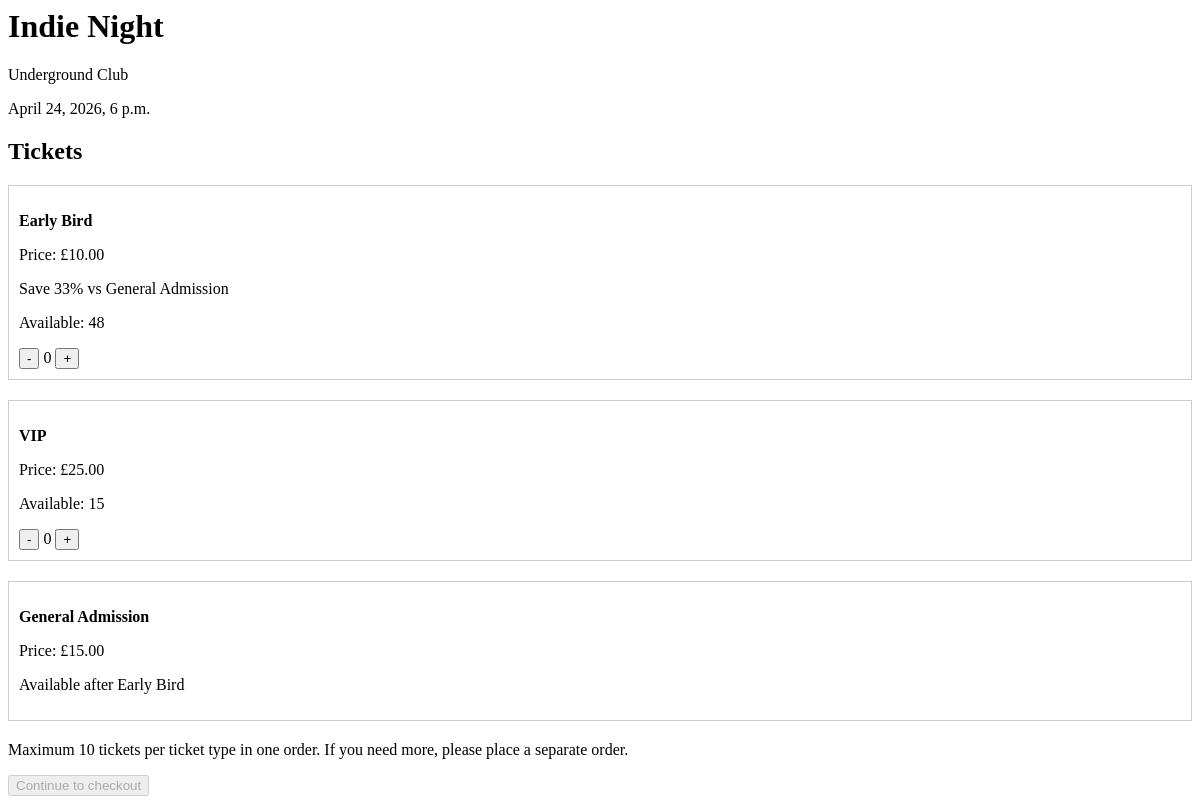
/event/1/, run on an earlier commit of the app's database.
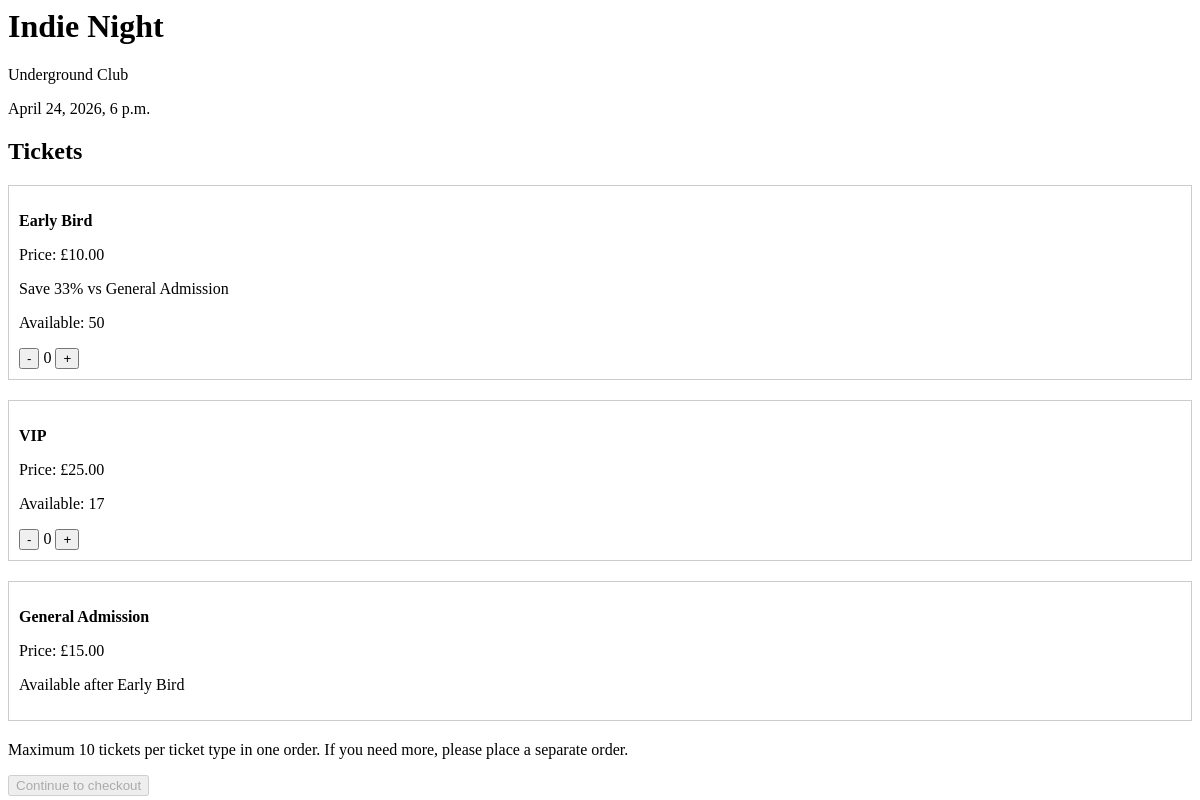
And on a later commit of the database.
### events/models.py (models this page shows, shortened)
class Event(models.Model):
    name = models.CharField(max_length=255)
    venue = models.CharField(max_length=255)
    date = models.DateTimeField()
    capacity = models.IntegerField()
    description = models.TextField()

class TicketType(models.Model):
    name = models.CharField(max_length=255)
    price = models.DecimalField(max_digits=6, decimal_places=2)
    event = models.ForeignKey(Event, on_delete=models.CASCADE, related_name='ticket_types')
    total_quantity = models.IntegerField()
    available_quantity = models.IntegerField()
    is_active = models.BooleanField(default=True)
    def save(self, *args, **kwargs):
        if self.available_quantity is None:
            self.available_quantity = self.total_quantity
        super().save(*args, **kwargs)
    def __str__(self):
        return f"{self.name} - {self.event.name}"

### events/views.py (the view)
# urls.py: path('event/<int:event_id>/', views.event_detail, name='event_detail'),
def event_detail(request, event_id):
    release_expired_orders()
    event = Event.objects.get(id=event_id)
    tickets = event.ticket_types.all()
    general_admission_ticket = None
    for ticket in tickets:
        if ticket.name.lower() == "general admission":
            general_admission_ticket = ticket
            break
    print("GA ticket:", general_admission_ticket)
    ticket_data = []
    for ticket in tickets:
        save_percent = None
        if general_admission_ticket and ticket.price < general_admission_ticket.price:
            save_percent = round(
                ((general_admission_ticket.price - ticket.price) / general_admission_ticket.price) * 100
            )
        reserved_qty = 0
        pending_items = OrderItem.objects.filter(
            ticket_type=ticket,
            order__status='pending',
            order__expires_at__isnull=False,
            order__expires_at__gt=timezone.now()
        )
        for pending_item in pending_items:
            reserved_qty += pending_item.quantity
        effective_available = ticket.available_quantity - reserved_qty
        ticket_data.append({
            'ticket': ticket,
            'save_percent': save_percent,
            'effective_available': effective_available
        })
    return render(request, 'events/event_detail.html', {
        'event': event,
        'ticket_data': ticket_data
    })

### events/views.py (called while the page is built)
def release_expired_orders():
    print("CLEANER RAN")
    expired_orders = Order.objects.filter(
        status='pending',
        expires_at__isnull=False,
        expires_at__lt=timezone.now()
    )
    print("EXPIRED ORDERS FOUND:", expired_orders.count())
    for order in expired_orders:
        items = OrderItem.objects.filter(order=order)
        for item in items:
            ticket = item.ticket_type
            ticket.available_quantity += item.quantity
            ticket.save()
        order.status = 'expired'
        order.save()

### events/templates/events/event_detail.html (shortened to what this page needs)
<h1>{{ event.name }}</h1>
<p>{{ event.venue }}</p>
<p>{{ event.date }}</p>
<h2>Tickets</h2>
{% for item in ticket_data %}
    {% with ticket=item.ticket save=item.save_percent effective=item.effective_available %}
        <div style="margin-bottom:20px; border:1px solid #ccc; padding:10px;">
            <p><strong>{{ ticket.name }}</strong></p>
            <p>Price: £<span class="unit-price">{{ ticket.price }}</span></p>
            {% if save %}
                <p>Save {{ save }}% vs General Admission</p>
            {% endif %}
            {% if ticket.is_active %}
                <p>Available: {{ effective }}</p>
                <div class="ticket-box" data-ticket-name="{{ ticket.name }}" data-max="{% if effective < 10 %}{{ effective }}{% else %}10{% endif %}">
                    <button type="button" onclick="decrease(this)">-</button>
                    <span class="qty">0</span>
                    <button type="button" onclick="increase(this)">+</button>
                </div>
            {% else %}
                <p>Available after Early Bird</p>
            {% endif %}
        </div>
    {% endwith %}
{% endfor %}
<p>Maximum 10 tickets per ticket type in one order. If you need more, please place a separate order.</p>
<button type="button" id="checkout-btn" onclick="goToCheckout()" disabled>
    Continue to checkout
</button>

What changed in the data, as far as the page shows it:
changed TicketType "Early Bird": effective_available "48" → "50"
changed TicketType "VIP": effective_available "15" → "17"
